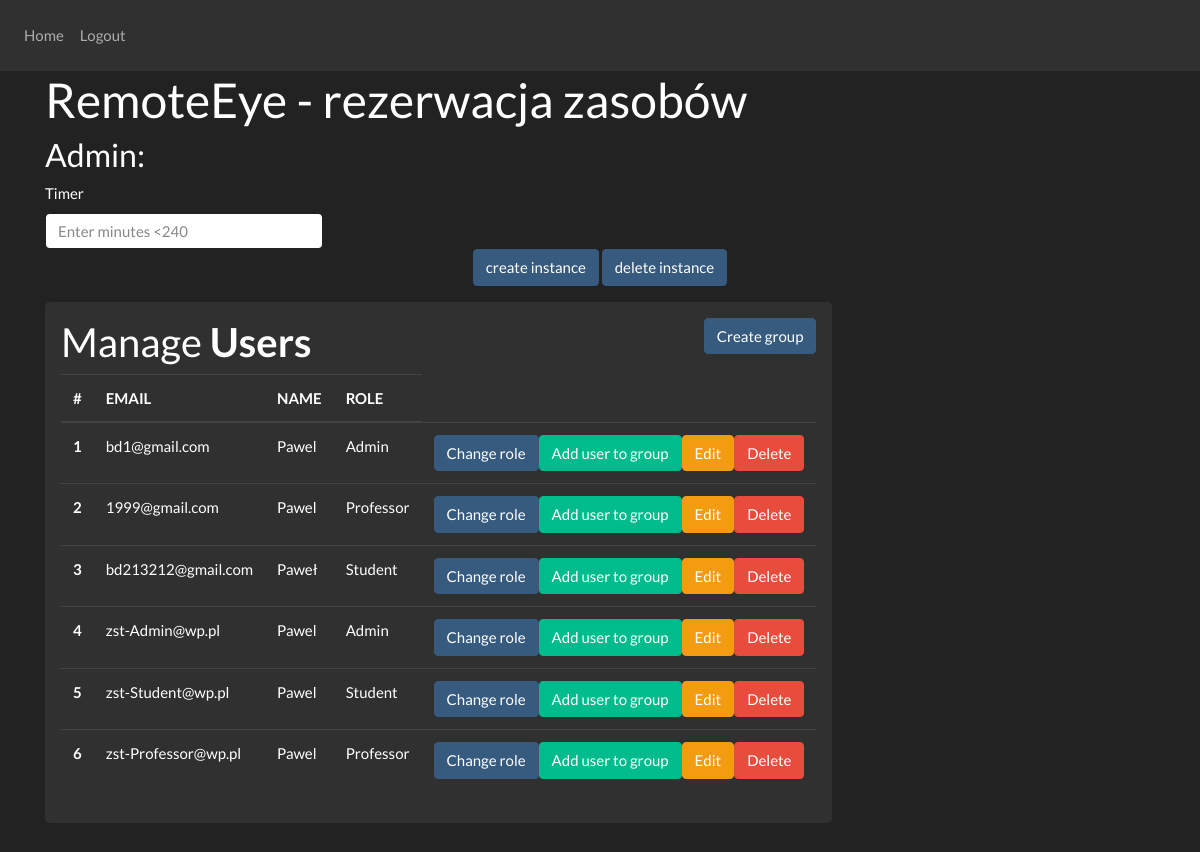
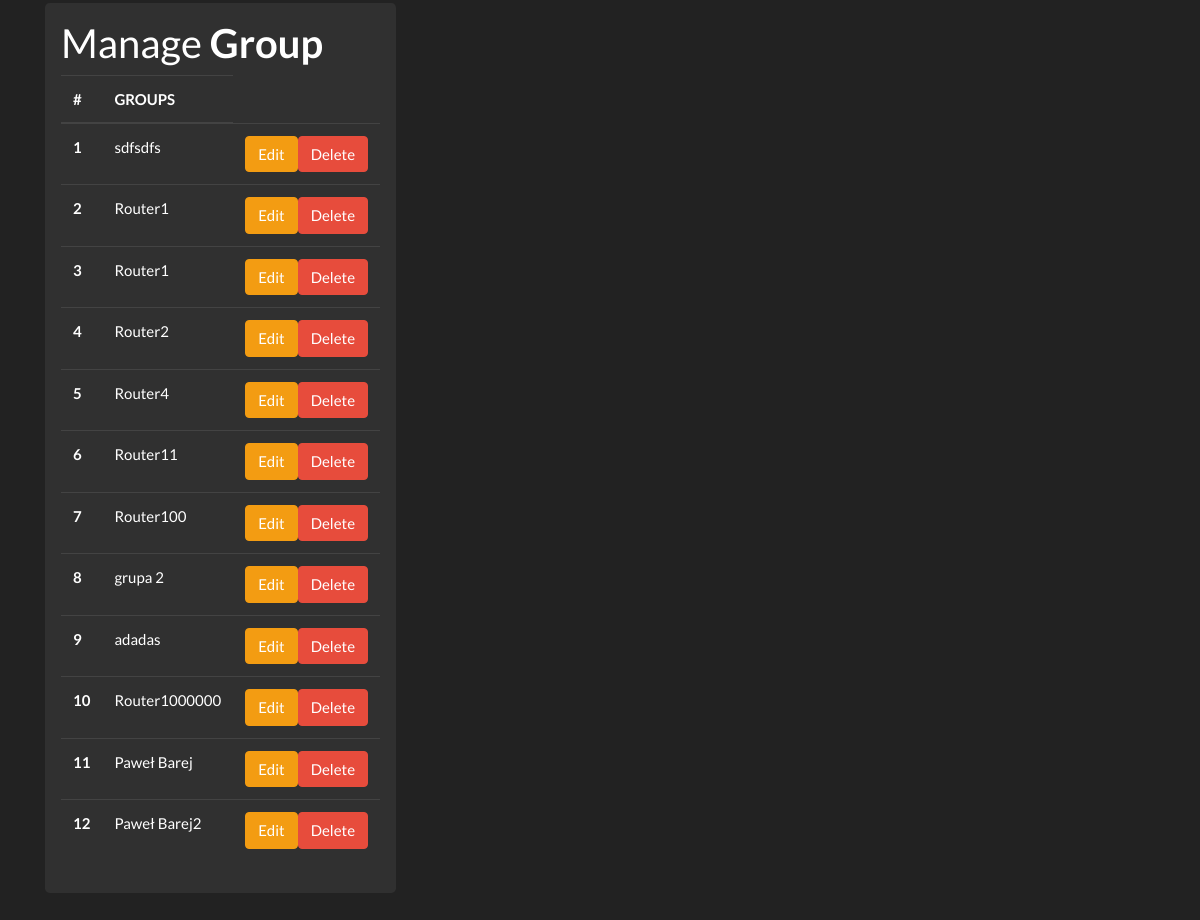
Screenshot of /main (signed in) with the database file from the repository (2 pictures, top to bottom).
### website/models.py (models this page shows)
class User(db.Model, UserMixin):
    id = db.Column(db.Integer, primary_key=True)
    email = db.Column(db.String(150), unique=True)
    password = db.Column(db.String(150))
    first_name = db.Column(db.String(150))
    role = db.Column(db.String)

class Group(db.Model):
    id = db.Column(db.Integer, primary_key=True)
    name_group = db.Column(db.String(150))

### website/views.py (the view)
@views.route('/main', methods=['GET'])
@login_required
def get_main_page():
    return render_template("home-Admin.html",
                           current_user=current_user,
                           users=show_users(),
                           groups=show_groups())

### website/__init__.py (called while the page is built)
def create_app():
    app = Flask(__name__)
    app.config['SECRET_KEY'] = 'hjshjhdjah kjshkjdhjs'
    app.config['SQLALCHEMY_DATABASE_URI'] = f'sqlite:///{DB_NAME}'
    app.config['PERMANENT_SESSION_LIFETIME'] = timedelta(minutes=60) #Auto wylogowanie po 5 minutach
    db.init_app(app)
    from .views import views
    from .auth import auth
    app.register_blueprint(views, url_prefix='/')
    app.register_blueprint(auth, url_prefix='/')
    from .models import User, Group, UserInGroup
    create_database(app)
    login_manager = LoginManager()
    login_manager.login_view = 'auth.login'
    login_manager.init_app(app)
    @login_manager.user_loader
    def load_user(id):
        return User.query.get(int(id))
    return app

### website/request_to_database.py (called while the page is built)
def show_users():
    results = db.session.query(User).all()
    return results

def show_groups():
    results = db.session.query(Group).all()
    return results

### website/templates/home-Admin.html (shortened to what this page needs)
{% extends "base.html" %}{% block title %}RemoteEye - Admin{% endblock %}
{% block content %}
    <h1> RemoteEye - rezerwacja zasobów </h1>
    <h3>Admin: </h3>
    <form method="post" action="/create-group">
        <div class="w-25">
            <label for="time">Timer</label>
            <input
                    class="form-control"
                    name="time"
                    placeholder="Enter minutes <240"
            />
        </div>
        <div align="center">
            <input type="submit"
                   value="create instance"
                   class="btn btn-primary mb-3"
                   name="action1"
            />
            <input type="submit"
                   value="delete instance"
                   class="btn btn-primary mb-3"
                   name="action2"
            />
        </div>
        <div class="container">
            <div class="row">
                <div class="jumbotron p-3">
                    <h2> Manage <b> Users </b>
                        <button type="button"
                                class="btn btn-primary float-right"
                                data-toggle="modal"
                                data-target="#mymodal">Create group
                        </button>
                    </h2>
                    <table class="table table-hover table-dark">
                        <thead>
                        <tr>
                            <th scope="col"> #</th>
                            <th scope="col"> EMAIL</th>
                            <th scope="col"> NAME</th>
                            <th scope="col"> ROLE</th>
                        </tr>
                        </thead>
                        {% for user in users %}
                            <tr>
                                <th scope="row"> {{ user.id }} </th>
                                <td> {{ user.email }} </td>
                                <td> {{ user.first_name }} </td>
                                <td> {{ user.role }} </td>
                                <td>
                                    <a href=""
                                       class="btn btn-danger btn-xs float-right"
                                       onclick="return confirm('Are you sure to delete?')">Delete</a>
                                    <a href=""
                                       class="btn btn-warning btn-xs float-right"
                                       data-toggle="modal"
                                       data-target="#modaledit">Edit</a>
                                    <a href=""
                                       class="btn btn-success btn-xs float-right"
                                       data-toggle="modal"
                                       data-target="#modaledit">Add user to group</a>
                                    <a href=""
                                       class="btn btn-primary btn-xs float-right"
                                       data-toggle="modal"
                                       data-target="#change_role"
                                       id="button_change_role-{{ user.id }}"
                                       onclick="sendIdButton(this.id)">Change role</a>
                                </td>
                            </tr>
                        {% endfor %}
                    </table>
                </div>
                <div class="jumbotron p-3">
                    <h2> Manage <b> Group </b></h2>
                    <table class="table table-hover table-dark">
                        <thead>
                        <tr>
                            <th scope="col"> #</th>
                            <th scope="col"> GROUPS</th>
                        </tr>
                        </thead>
                        {% for group in groups %}
                            <tr>
                                <th scope="row"> {{ group.id }} </th>
                                <td> {{ group.name_group }} </td>
                                <td>
                                    <a href="" class="btn btn-danger btn-xs float-right"
                                       onclick="return confirm('Are you sure to delete?')">Delete</a>
                                    <a href="" class="btn btn-warning btn-xs float-right" data-toggle="modal"
                                       data-target="#modaledit">Edit</a>
                                </td>
                            </tr>
                        {% endfor %}
                    </table>
                </div>
            </div>
        </div>
    </form>
{% endblock %}

### website/templates/base.html (shortened to what this page needs)
<!DOCTYPE html>
<html>
  <head>
    <link
      rel="stylesheet"
      href="https://stackpath.bootstrapcdn.com/bootstrap/4.4.1/css/bootstrap.min.css"
    />
    <link
      rel="stylesheet"
      href="https://cdn.jsdelivr.net/npm/bootswatch@4.5.2/dist/darkly/bootstrap.min.css"
    />
  </head>
  <body>
    <nav class="navbar navbar-expand-lg navbar-dark bg-dark">
      <div class="collapse navbar-collapse" id="navbar">
        <div class="navbar-nav">
          {% if current_user.is_authenticated %}
          <a class="nav-item nav-link" id="home" href="/main">Home</a>
          <a class="nav-item nav-link" id="logout" href="/logout">Logout</a>
          {% else %}
          <a class="nav-item nav-link" id="login" href="/">Login</a>
          <a class="nav-item nav-link" id="signUp" href="/sign-up">Sign Up</a>
          {% endif %}
        </div>
      </div>
    </nav>
    <div class="container">{% block content %} {% endblock %}</div>
  </body>
</html>

### rows the page displays
User: id "1", email "bd1@gmail.com", first_name "Pawel", role "Admin"
User: id "2", email "1999@gmail.com", first_name "Pawel", role "Professor"
User: id "3", email "bd213212@gmail.com", first_name "Paweł", role "Student"
User: id "4", email "zst-Admin@wp.pl", first_name "Pawel", role "Admin"
User: id "5", email "zst-Student@wp.pl", first_name "Pawel", role "Student"
User: id "6", email "zst-Professor@wp.pl", first_name "Pawel", role "Professor"
Group: id "1", name_group "sdfsdfs"
Group: id "2", name_group "Router1"
Group: id "3", name_group "Router1"
Group: id "4", name_group "Router2"
Group: id "5", name_group "Router4"
Group: id "6", name_group "Router11"
Group: id "7", name_group "Router100"
Group: id "8", name_group "grupa 2"
Group: id "9", name_group "adadas"
Group: id "10", name_group "Router1000000"
Group: id "11", name_group "Paweł Barej"
Group: id "12", name_group "Paweł Barej2"
